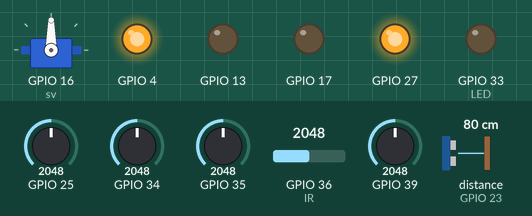
Recording of a sketch running on a simulated ESP32. Shown: servo, output pins drawn as LEDs (lit = HIGH). Wiring (inferred from the names in the program): ultrasonic range finder: trigger GPIO 32; echo GPIO 23. Inputs (shaded band) come from the test bench; at power-on: distance to the obstacle (sensor on GPIO 23) 80 cm, GPIO 25 = 2048, GPIO 35 = 2048, GPIO 34 = 2048, GPIO 36 (IR) = 2048, GPIO 39 = 2048. The echo pulse lasts 58.3 µs per cm; pins used as bus, display or sensor lines are not drawn.

Above: at 1.2 s.
1.3 s: distance to the obstacle (sensor on GPIO 23) set to 22 cm
2.8 s: distance to the obstacle (sensor on GPIO 23) set to 18 cm
At 3.8 s:
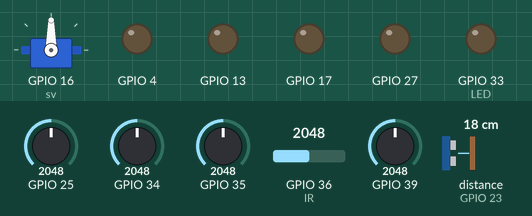
4.4 s: GPIO 25 set to 1035
5.9 s: GPIO 25 set to 935
At 7.1 s:
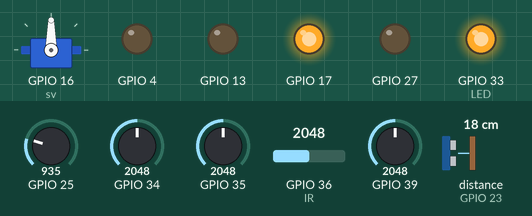
7.4 s: GPIO 35 set to 761
8.9 s: GPIO 35 set to 639
At 9.4 s:
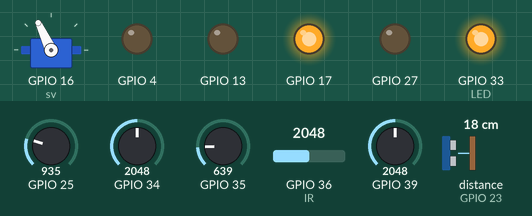
Timing chart, 0 to 11.4 s (numbered marks = the images above; inputs shaded):
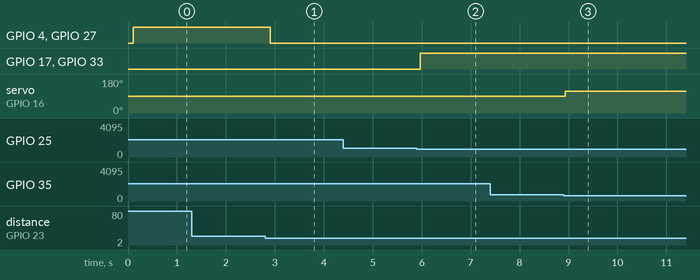

The sketch:

car.ino
```cpp
/********************************************************************************************

  자율주행 자동차 만들기

  IR센서 4개, 초음파센서 1개, 조도센서 1개
  Servo모터 2개, DC모터 2개, LED 2개


  IR센서에 차선이 감지되면
    Servo모터를 튼다
  아니면
    중앙에 고정한다

  초음파센서에 물체가 감지되면
    DC모터를 끈다
  아니면
    주행한다

  어두우면
    LED를 켠다
  아니면
    끈다

********************************************************************************************/

#include <Servo.h>
Servo sv;

int T = 32; //Echo
int E = 23;

int i1; //IR
int i2;
int i3;
int i4;

float duration;
float distance;

int l; //조도센서

long pre = 0;
long interval = 1000;//딜레이 시간

void setup() {
  Serial.begin(115200);

  pinMode(33, OUTPUT); //LED
  pinMode(17, OUTPUT);

  pinMode(36, INPUT); //IR
  pinMode(39, INPUT);
  pinMode(34, INPUT);
  pinMode(35, INPUT);

  pinMode(T, OUTPUT); //Echo
  pinMode(E, INPUT);

  pinMode(2, OUTPUT); //DC
  pinMode(4, OUTPUT);
  pinMode(13, OUTPUT);
  pinMode(27, OUTPUT);

  pinMode(25, INPUT); //조도센서

  sv.attach(16); //DC reset
  sv.write(90);
}

void loop() {

  i1 = analogRead(36); //IR
  i2 = analogRead(39);
  i3 = analogRead(34);
  i4 = analogRead(35);

  if(i1 >= 1800 && i2 >= 1800 && i3 >= 1800 && i4 >= 1800)
  {
    sv.write(90);
  }
  else if(i1 <= 700 && i4 >= 1800)
  {
    sv.write(75);
  }
  else if(i4 <= 700 && i1 >= 1800)
  {
    sv.write(115);
  }
  else
  {
    sv.write(90);
  }

  Echo();

  if(distance <= 20)
  {
    digitalWrite(2, LOW);
    digitalWrite(4, LOW);
    digitalWrite(13, LOW);
    digitalWrite(27, LOW);

  }
  else
  {
    digitalWrite(2, LOW);
    digitalWrite(4, HIGH);
    digitalWrite(13, LOW);
    digitalWrite(27, HIGH);
  }

  l = analogRead(25);

  if(l <= 1000)
  {
    digitalWrite(33, HIGH);
    digitalWrite(17, HIGH);
  }
  else
  {
    digitalWrite(33, LOW);
    digitalWrite(17, LOW);
  }
}

void Echo()
{
  digitalWrite(T, HIGH);
  delayMicroseconds(10);
  digitalWrite(T, LOW);
  duration = pulseIn(E, HIGH);
  distance = duration / 29 / 2;
  delay(100);
}
```

Measured:
- the behaviour switches between 20 and 19 cm on distance to the obstacle (sensor on GPIO 23) (found by bisection; images 0 and 1)
- the behaviour switches between 1001 and 1000 on GPIO 25 (found by bisection; images 1 and 2)
- the behaviour switches between 701 and 700 on GPIO 35 (found by bisection; images 2 and 3)
- after the input at 1.3 s, every drawn part: stays the same
- after the input at 2.8 s, GPIO 4, GPIO 27: HIGH → LOW after 0.11 s
- after the input at 4.4 s, every drawn part: stays the same
- after the input at 5.9 s, GPIO 17, GPIO 33 (LED): LOW → HIGH after 0.07 s
- after the input at 7.4 s, every drawn part: stays the same
- after the input at 8.9 s, servo on GPIO 16 (sv): 90° → 115° at once
